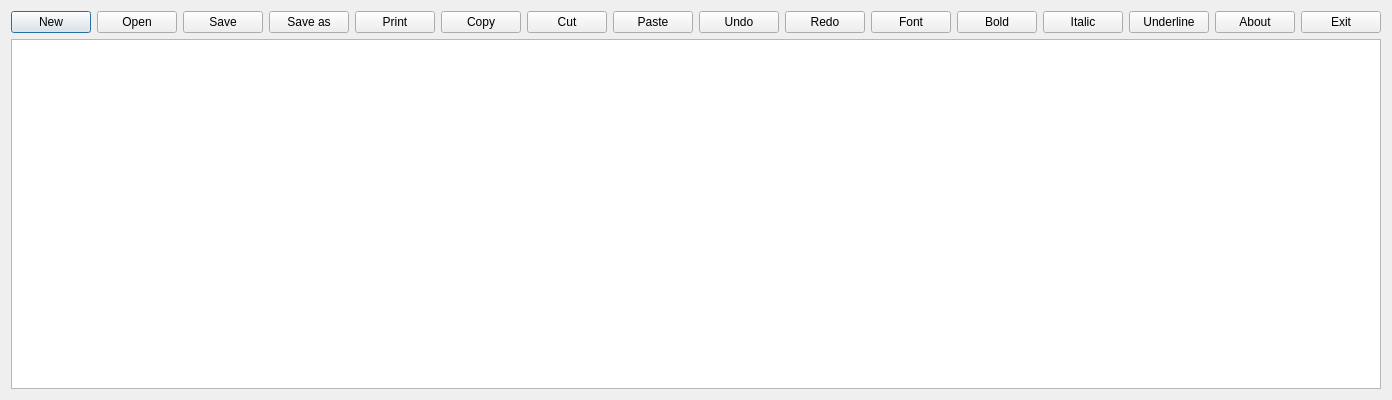
<?xml version="1.0" encoding="UTF-8"?>
<ui version="4.0">
 <class>Notepad</class>
 <widget class="QDialog" name="Notepad">
  <property name="geometry">
   <rect>
    <x>0</x>
    <y>0</y>
    <width>800</width>
    <height>400</height>
   </rect>
  </property>
  <property name="windowTitle">
   <string>Notepad</string>
  </property>
  <layout class="QVBoxLayout" name="verticalLayout_2">
   <item>
    <widget class="QFrame" name="frame">
     <property name="frameShape">
      <enum>QFrame::NoFrame</enum>
     </property>
     <property name="frameShadow">
      <enum>QFrame::Raised</enum>
     </property>
     <layout class="QHBoxLayout" name="horizontalLayout">
      <property name="leftMargin">
       <number>0</number>
      </property>
      <property name="topMargin">
       <number>0</number>
      </property>
      <property name="rightMargin">
       <number>0</number>
      </property>
      <property name="bottomMargin">
       <number>0</number>
      </property>
      <item>
       <widget class="QPushButton" name="NewBtn">
        <property name="text">
         <string>New</string>
        </property>
       </widget>
      </item>
      <item>
       <widget class="QPushButton" name="OpenBtn">
        <property name="text">
         <string>Open</string>
        </property>
       </widget>
      </item>
      <item>
       <widget class="QPushButton" name="SaveBtn">
        <property name="text">
         <string>Save</string>
        </property>
       </widget>
      </item>
      <item>
       <widget class="QPushButton" name="SaveAsBtn">
        <property name="text">
         <string>Save as</string>
        </property>
       </widget>
      </item>
      <item>
       <widget class="QPushButton" name="PrintBtn">
        <property name="text">
         <string>Print</string>
        </property>
       </widget>
      </item>
      <item>
       <widget class="QPushButton" name="CopyBtn">
        <property name="text">
         <string>Copy</string>
        </property>
       </widget>
      </item>
      <item>
       <widget class="QPushButton" name="CutBtn">
        <property name="text">
         <string>Cut</string>
        </property>
       </widget>
      </item>
      <item>
       <widget class="QPushButton" name="PasteBtn">
        <property name="text">
         <string>Paste</string>
        </property>
       </widget>
      </item>
      <item>
       <widget class="QPushButton" name="UndoBtn">
        <property name="text">
         <string>Undo</string>
        </property>
       </widget>
      </item>
      <item>
       <widget class="QPushButton" name="RedoBtn">
        <property name="text">
         <string>Redo</string>
        </property>
       </widget>
      </item>
      <item>
       <widget class="QPushButton" name="FontBtn">
        <property name="text">
         <string>Font</string>
        </property>
       </widget>
      </item>
      <item>
       <widget class="QPushButton" name="BoldBtn">
        <property name="text">
         <string>Bold</string>
        </property>
       </widget>
      </item>
      <item>
       <widget class="QPushButton" name="ItalicBtn">
        <property name="text">
         <string>Italic</string>
        </property>
       </widget>
      </item>
      <item>
       <widget class="QPushButton" name="UnderlineBtn">
        <property name="text">
         <string>Underline</string>
        </property>
       </widget>
      </item>
      <item>
       <widget class="QPushButton" name="AboutBtn">
        <property name="text">
         <string>About</string>
        </property>
       </widget>
      </item>
      <item>
       <widget class="QPushButton" name="ExitBtn">
        <property name="text">
         <string>Exit</string>
        </property>
       </widget>
      </item>
     </layout>
    </widget>
   </item>
   <item>
    <layout class="QVBoxLayout" name="verticalLayout">
     <item>
      <widget class="QTextEdit" name="textEdit"/>
     </item>
    </layout>
   </item>
  </layout>
 </widget>
 <layoutdefault spacing="6" margin="11"/>
 <resources/>
 <connections/>
</ui>
